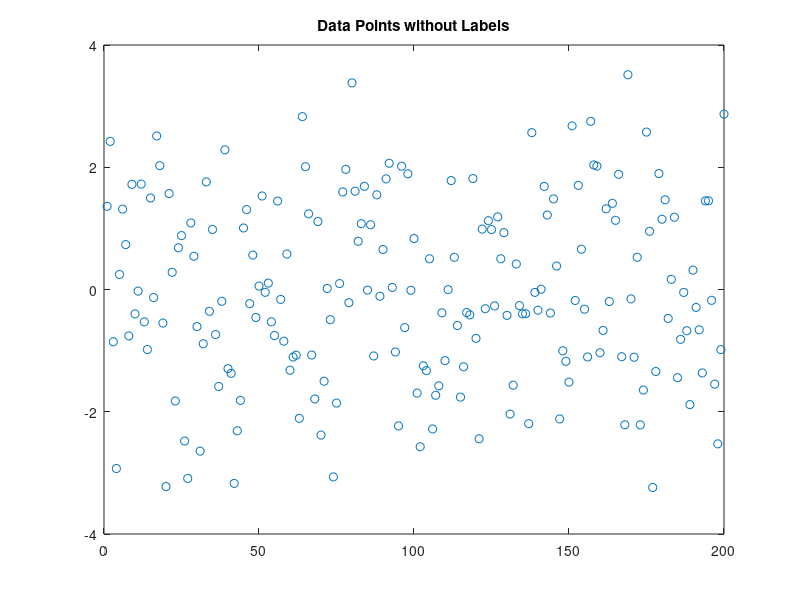

MATLAB code to generate this figure:
clear; close all;
mu1 = -1; sigma1 = 1;
mu2 = 1; sigma2 = 1;
r1 = mvnrnd(mu1,sigma1,100);
r2 = mvnrnd(mu2,sigma2,100);
X = [r1;r2]; % Cascade data points
X = X(randperm(size(X,1)),:); % Shuffle them

figure(1)
plot(X(:,1), 'o');
title('Data Points without Labels')
